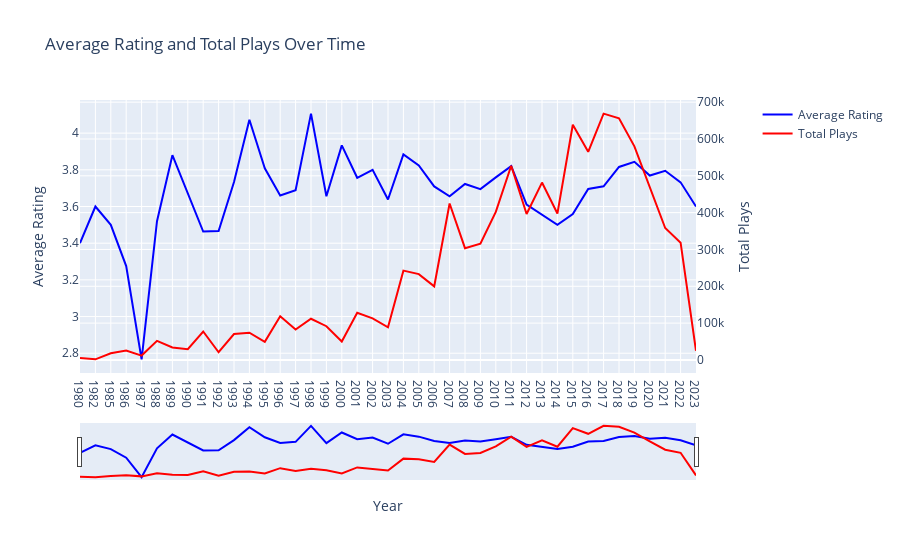

Notebook code cell kept with this figure:
### Markdown cell above
# TODO: fix order of years, slow down animation

### Code cell
import pandas as pd
from datetime import datetime
import plotly.graph_objects as go

df = pd.read_csv('Dataset/games.csv')

df = df[df['Release Date'] != 'releases on TBD']

df['Release Date'] = df['Release Date'].apply(lambda x: datetime.strptime(x, '%b %d, %Y'))
df['Year'] = df['Release Date'].dt.year

def convert_to_int(value):
    if 'K' in value:
        return int(float(value.replace('K', '')) * 1000)
    else:
        return int(value)

df['Plays'] = df['Plays'].apply(convert_to_int)

# Filter data up to 2023
df_filtered = df[df['Year'] <= 2023]

# Group by 'Year' and calculate the average rating and total plays
avg_rating = df_filtered.groupby('Year')['Rating'].mean()
total_plays = df_filtered.groupby('Year')['Plays'].sum()

# Create a figure with two y-axes
fig = go.Figure()

# Add scatter plot for average rating on the left y-axis
fig.add_trace(go.Scatter(x=avg_rating.index, y=avg_rating.values, mode='lines', name='Average Rating', line=dict(color='blue')))

# Add scatter plot for total plays on the right y-axis
fig.add_trace(go.Scatter(x=total_plays.index, y=total_plays.values, mode='lines', name='Total Plays', line=dict(color='red'), yaxis='y2'))

# Update layout with x-axis title and range slider
fig.update_layout(
    xaxis_title='Year',
    title='Average Rating and Total Plays Over Time',
    xaxis=dict(
        rangeslider=dict(
            visible=True,
        ),
        type='category'  # Set x-axis type to category for discrete years
    ),
    yaxis=dict(
        title='Average Rating'
    ),
    yaxis2=dict(
        title='Total Plays',
        overlaying='y',
        side='right'
    ),
    legend=dict(
        x=1.1,  # Move legend to the right (increase x value for more distance)
        y=1.0,  # Keep legend at the top
        bgcolor='rgba(255, 255, 255, 0.5)',  # Set legend background color with transparency
    )
)

fig.show()

fig.write_html("avg_rating_vs_total_plays.html")

### Figure 1 — Plotly figure (JSON) as saved in the notebook; plotly's stock layout.template omitted (floating-point values rounded to 4 significant figures)
{"data": [{"line": {"color": "blue"}, "mode": "lines", "name": "Average Rating", "type": "scatter", "x": [1980, 1982, 1985, 1986, 1987, 1988, 1989, 1990, 1991, 1992, 1993, 1994, 1995, 1996, 1997, 1998, 1999, 2000, 2001, 2002, 2003, 2004, 2005, 2006, 2007, 2008, 2009, 2010, 2011, 2012, 2013, 2014, 2015, 2016, 2017, 2018, 2019, 2020, 2021, 2022, 2023], "y": [3.4, 3.6, 3.5, 3.275, 2.767, 3.52, 3.88, 3.667, 3.464, 3.467, 3.733, 4.073, 3.808, 3.66, 3.689, 4.106, 3.656, 3.933, 3.757, 3.8, 3.638, 3.884, 3.824, 3.709, 3.656, 3.723, 3.695, 3.759, 3.82, 3.61, 3.556, 3.5, 3.559, 3.696, 3.71, 3.816, 3.844, 3.769, 3.795, 3.732, 3.6]}, {"line": {"color": "red"}, "mode": "lines", "name": "Total Plays", "type": "scatter", "x": [1980, 1982, 1985, 1986, 1987, 1988, 1989, 1990, 1991, 1992, 1993, 1994, 1995, 1996, 1997, 1998, 1999, 2000, 2001, 2002, 2003, 2004, 2005, 2006, 2007, 2008, 2009, 2010, 2011, 2012, 2013, 2014, 2015, 2016, 2017, 2018, 2019, 2020, 2021, 2022, 2023], "y": [5200, 1600, 18000, 25700, 11800, 51900, 33900, 29200, 77239, 20847, 70247, 73999, 49219, 118416, 82385, 111897, 91596, 49878, 128317, 112805, 88697, 242500, 233066, 199741, 424815, 303484, 315790, 401980, 527300, 396192, 481653, 397524, 638725, 565317, 668819, 656073, 580061, 466928, 358324, 318354, 24618], "yaxis": "y2"}], "layout": {"legend": {"bgcolor": "rgba(255, 255, 255, 0.5)", "x": 1.1, "y": 1}, "title": {"text": "Average Rating and Total Plays Over Time"}, "xaxis": {"rangeslider": {"visible": true}, "title": {"text": "Year"}, "type": "category"}, "yaxis": {"title": {"text": "Average Rating"}}, "yaxis2": {"overlaying": "y", "side": "right", "title": {"text": "Total Plays"}}}}
